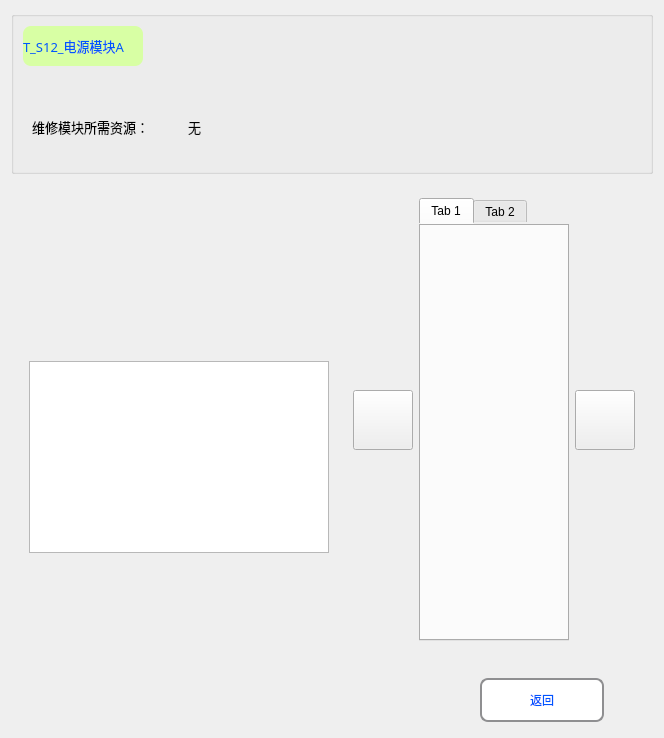
      <widget class="QWidget" name="page_main_diagnosis_result_more_fault_details">
       <property name="styleSheet">
        <string notr="true">QWidget#page_main_diagnosis_result_more_fault_details{
border-image: url(:/new/prefix1/Diagnosis_Image/BG_new.png);}</string>
       </property>
       <layout class="QVBoxLayout" name="verticalLayout_17">
        <item>
         <widget class="QGroupBox" name="groupBox_result_more_fault_details">
          <property name="maximumSize">
           <size>
            <width>16777215</width>
            <height>16777215</height>
           </size>
          </property>
          <property name="title">
           <string/>
          </property>
          <layout class="QGridLayout" name="gridLayout_17">
           <item row="2" column="0" colspan="2">
            <widget class="QWidget" name="widget_result_solve_3" native="true">
             <property name="minimumSize">
              <size>
               <width>0</width>
               <height>70</height>
              </size>
             </property>
             <property name="maximumSize">
              <size>
               <width>16777215</width>
               <height>70</height>
              </size>
             </property>
             <layout class="QHBoxLayout" name="horizontalLayout_51">
              <item>
               <widget class="QLabel" name="label_result_solve_needs_sign">
                <property name="minimumSize">
                 <size>
                  <width>150</width>
                  <height>0</height>
                 </size>
                </property>
                <property name="maximumSize">
                 <size>
                  <width>150</width>
                  <height>16777215</height>
                 </size>
                </property>
                <property name="font">
                 <font>
                  <family>微软雅黑</family>
                  <pointsize>10</pointsize>
                  <weight>50</weight>
                  <bold>false</bold>
                 </font>
                </property>
                <property name="text">
                 <string>维修模块所需资源：</string>
                </property>
               </widget>
              </item>
              <item>
               <widget class="QLabel" name="label_result_solve_needs">
                <property name="minimumSize">
                 <size>
                  <width>70</width>
                  <height>0</height>
                 </size>
                </property>
                <property name="maximumSize">
                 <size>
                  <width>16777215</width>
                  <height>16777215</height>
                 </size>
                </property>
                <property name="font">
                 <font>
                  <family>微软雅黑</family>
                  <pointsize>10</pointsize>
                  <weight>50</weight>
                  <bold>false</bold>
                 </font>
                </property>
                <property name="text">
                 <string>无</string>
                </property>
                <property name="wordWrap">
                 <bool>false</bool>
                </property>
               </widget>
              </item>
              <item>
               <spacer name="horizontalSpacer_97">
                <property name="orientation">
                 <enum>Qt::Horizontal</enum>
                </property>
                <property name="sizeHint" stdset="0">
                 <size>
                  <width>40</width>
                  <height>20</height>
                 </size>
                </property>
               </spacer>
              </item>
             </layout>
            </widget>
           </item>
           <item row="1" column="0" colspan="2">
            <spacer name="horizontalSpacer_170">
             <property name="orientation">
              <enum>Qt::Horizontal</enum>
             </property>
             <property name="sizeHint" stdset="0">
              <size>
               <width>40</width>
               <height>20</height>
              </size>
             </property>
            </spacer>
           </item>
           <item row="0" column="0">
            <widget class="QLabel" name="label_result_more_fault_details">
             <property name="minimumSize">
              <size>
               <width>120</width>
               <height>40</height>
              </size>
             </property>
             <property name="maximumSize">
              <size>
               <width>16777215</width>
               <height>16777215</height>
              </size>
             </property>
             <property name="font">
              <font>
               <family>微软雅黑</family>
               <pointsize>10</pointsize>
               <weight>9</weight>
               <italic>false</italic>
               <bold>false</bold>
              </font>
             </property>
             <property name="styleSheet">
              <string notr="true">QLabel { 
    /*border: 2px solid #8f8f91;*/
    border-radius: 8px; 
    min-width: 120px;
    min-height: 40px;
	background-color: rgb(216, 255, 164);
	color: rgb(0, 85, 255);
	font: 75 10pt &quot;微软雅黑&quot;;
 }</string>
             </property>
             <property name="text">
              <string>T_S12_电源模块A</string>
             </property>
             <property name="wordWrap">
              <bool>false</bool>
             </property>
            </widget>
           </item>
           <item row="0" column="1">
            <spacer name="horizontalSpacer_140">
             <property name="orientation">
              <enum>Qt::Horizontal</enum>
             </property>
             <property name="sizeHint" stdset="0">
              <size>
               <width>40</width>
               <height>20</height>
              </size>
             </property>
            </spacer>
           </item>
          </layout>
         </widget>
        </item>
        <item>
         <widget class="QWidget" name="widget_main_picture_and_test_3" native="true">
          <layout class="QGridLayout" name="gridLayout_18">
           <item row="0" column="1" rowspan="4">
            <widget class="QWidget" name="widget_test_module_image_3" native="true">
             <property name="minimumSize">
              <size>
               <width>300</width>
               <height>300</height>
              </size>
             </property>
             <layout class="QHBoxLayout" name="horizontalLayout_84">
              <item>
               <widget class="QWidget" name="widget_15" native="true">
                <property name="minimumSize">
                 <size>
                  <width>60</width>
                  <height>0</height>
                 </size>
                </property>
                <layout class="QVBoxLayout" name="verticalLayout_41">
                 <property name="leftMargin">
                  <number>0</number>
                 </property>
                 <property name="topMargin">
                  <number>0</number>
                 </property>
                 <property name="rightMargin">
                  <number>0</number>
                 </property>
                 <property name="bottomMargin">
                  <number>0</number>
                 </property>
                 <item>
                  <spacer name="verticalSpacer_11">
                   <property name="orientation">
                    <enum>Qt::Vertical</enum>
                   </property>
                   <property name="sizeHint" stdset="0">
                    <size>
                     <width>20</width>
                     <height>192</height>
                    </size>
                   </property>
                  </spacer>
                 </item>
                 <item>
                  <widget class="QPushButton" name="pushButton_last_more_fault_details_image">
                   <property name="minimumSize">
                    <size>
                     <width>60</width>
                     <height>60</height>
                    </size>
                   </property>
                   <property name="styleSheet">
                    <string notr="true">border-image: url(:/new/prefix1/Diagnosis_Image/left.png);</string>
                   </property>
                   <property name="text">
                    <string/>
                   </property>
                  </widget>
                 </item>
                 <item>
                  <spacer name="verticalSpacer_19">
                   <property name="orientation">
                    <enum>Qt::Vertical</enum>
                   </property>
                   <property name="sizeHint" stdset="0">
                    <size>
                     <width>20</width>
                     <height>191</height>
                    </size>
                   </property>
                  </spacer>
                 </item>
                </layout>
               </widget>
              </item>
              <item>
               <widget class="QTabWidget" name="tabWidget_more_fault_details_image">
                <property name="minimumSize">
                 <size>
                  <width>0</width>
                  <height>0</height>
                 </size>
                </property>
                <property name="maximumSize">
                 <size>
                  <width>16777215</width>
                  <height>16777215</height>
                 </size>
                </property>
                <property name="styleSheet">
                 <string notr="true">border-image: url(:/new/prefix1/Diagnosis_Image/bg_mainview.png);
border:0px; </string>
                </property>
                <property name="currentIndex">
                 <number>0</number>
                </property>
                <widget class="QWidget" name="tab_5">
                 <attribute name="title">
                  <string>Tab 1</string>
                 </attribute>
                </widget>
                <widget class="QWidget" name="tab_6">
                 <attribute name="title">
                  <string>Tab 2</string>
                 </attribute>
                </widget>
               </widget>
              </item>
              <item>
               <widget class="QWidget" name="widget_16" native="true">
                <property name="minimumSize">
                 <size>
                  <width>60</width>
                  <height>0</height>
                 </size>
                </property>
                <layout class="QVBoxLayout" name="verticalLayout_42">
                 <property name="leftMargin">
                  <number>0</number>
                 </property>
                 <property name="topMargin">
                  <number>0</number>
                 </property>
                 <property name="rightMargin">
                  <number>0</number>
                 </property>
                 <property name="bottomMargin">
                  <number>0</number>
                 </property>
                 <item>
                  <spacer name="verticalSpacer_20">
                   <property name="orientation">
                    <enum>Qt::Vertical</enum>
                   </property>
                   <property name="sizeHint" stdset="0">
                    <size>
                     <width>20</width>
                     <height>192</height>
                    </size>
                   </property>
                  </spacer>
                 </item>
                 <item>
                  <widget class="QPushButton" name="pushButton_next_more_fault_details_image">
                   <property name="minimumSize">
                    <size>
                     <width>60</width>
                     <height>60</height>
                    </size>
                   </property>
                   <property name="styleSheet">
                    <string notr="true">border-image: url(:/new/prefix1/Diagnosis_Image/right.png);</string>
                   </property>
                   <property name="text">
                    <string/>
                   </property>
                  </widget>
                 </item>
                 <item>
                  <spacer name="verticalSpacer_24">
                   <property name="orientation">
                    <enum>Qt::Vertical</enum>
                   </property>
                   <property name="sizeHint" stdset="0">
                    <size>
                     <width>20</width>
                     <height>191</height>
                    </size>
                   </property>
                  </spacer>
                 </item>
                </layout>
               </widget>
              </item>
             </layout>
            </widget>
           </item>
           <item row="0" column="0">
            <widget class="QWidget" name="widget_solve_description_2" native="true">
             <property name="minimumSize">
              <size>
               <width>300</width>
               <height>80</height>
              </size>
             </property>
             <property name="maximumSize">
              <size>
               <width>16777215</width>
               <height>16777215</height>
              </size>
             </property>
             <layout class="QGridLayout" name="gridLayout_20">
              <item row="0" column="0">
               <widget class="QLabel" name="label_Remove_replace_Procedures_2">
                <property name="font">
                 <font>
                  <family>微软雅黑</family>
                  <pointsize>10</pointsize>
                 </font>
                </property>
                <property name="styleSheet">
                 <string notr="true"/>
                </property>
                <property name="lineWidth">
                 <number>1</number>
                </property>
                <property name="text">
                 <string/>
                </property>
                <property name="textFormat">
                 <enum>Qt::AutoText</enum>
                </property>
                <property name="alignment">
                 <set>Qt::AlignJustify|Qt::AlignVCenter</set>
                </property>
                <property name="wordWrap">
                 <bool>true</bool>
                </property>
                <property name="margin">
                 <number>0</number>
                </property>
                <property name="indent">
                 <number>-1</number>
                </property>
               </widget>
              </item>
              <item row="1" column="0">
               <spacer name="verticalSpacer_46">
                <property name="orientation">
                 <enum>Qt::Vertical</enum>
                </property>
                <property name="sizeHint" stdset="0">
                 <size>
                  <width>20</width>
                  <height>40</height>
                 </size>
                </property>
               </spacer>
              </item>
              <item row="2" column="0">
               <spacer name="verticalSpacer_48">
                <property name="orientation">
                 <enum>Qt::Vertical</enum>
                </property>
                <property name="sizeHint" stdset="0">
                 <size>
                  <width>20</width>
                  <height>40</height>
                 </size>
                </property>
               </spacer>
              </item>
              <item row="4" column="0">
               <widget class="QTableWidget" name="tableWidget_result_more_fault_details_file">
                <property name="minimumSize">
                 <size>
                  <width>300</width>
                  <height>0</height>
                 </size>
                </property>
                <property name="focusPolicy">
                 <enum>Qt::NoFocus</enum>
                </property>
                <property name="styleSheet">
                 <string notr="true">QTableWidge{
    alternate-background-color: rgb(244, 248, 251);
    selection-background-color: rgb(241, 249, 226);
    selection-color: black;
}
QTableWidget::item:!alternate:!selected{
    background-color: rgb(255, 255, 255);
}</string>
                </property>
               </widget>
              </item>
              <item row="5" column="0">
               <spacer name="verticalSpacer_47">
                <property name="orientation">
                 <enum>Qt::Vertical</enum>
                </property>
                <property name="sizeHint" stdset="0">
                 <size>
                  <width>20</width>
                  <height>40</height>
                 </size>
                </property>
               </spacer>
              </item>
             </layout>
            </widget>
           </item>
          </layout>
         </widget>
        </item>
        <item>
         <widget class="QWidget" name="widget_slolve_button_page_4" native="true">
          <layout class="QHBoxLayout" name="horizontalLayout_52">
           <item>
            <spacer name="horizontalSpacer_298">
             <property name="orientation">
              <enum>Qt::Horizontal</enum>
             </property>
             <property name="sizeHint" stdset="0">
              <size>
               <width>28</width>
               <height>20</height>
              </size>
             </property>
            </spacer>
           </item>
           <item>
            <spacer name="horizontalSpacer_299">
             <property name="orientation">
              <enum>Qt::Horizontal</enum>
             </property>
             <property name="sizeHint" stdset="0">
              <size>
               <width>35</width>
               <height>20</height>
              </size>
             </property>
            </spacer>
           </item>
           <item>
            <spacer name="horizontalSpacer_300">
             <property name="orientation">
              <enum>Qt::Horizontal</enum>
             </property>
             <property name="sizeHint" stdset="0">
              <size>
               <width>17</width>
               <height>20</height>
              </size>
             </property>
            </spacer>
           </item>
           <item>
            <spacer name="horizontalSpacer_301">
             <property name="orientation">
              <enum>Qt::Horizontal</enum>
             </property>
             <property name="sizeHint" stdset="0">
              <size>
               <width>35</width>
               <height>20</height>
              </size>
             </property>
            </spacer>
           </item>
           <item>
            <spacer name="horizontalSpacer_302">
             <property name="orientation">
              <enum>Qt::Horizontal</enum>
             </property>
             <property name="sizeHint" stdset="0">
              <size>
               <width>34</width>
               <height>20</height>
              </size>
             </property>
            </spacer>
           </item>
           <item>
            <spacer name="horizontalSpacer_303">
             <property name="orientation">
              <enum>Qt::Horizontal</enum>
             </property>
             <property name="sizeHint" stdset="0">
              <size>
               <width>35</width>
               <height>20</height>
              </size>
             </property>
            </spacer>
           </item>
           <item>
            <spacer name="horizontalSpacer_304">
             <property name="orientation">
              <enum>Qt::Horizontal</enum>
             </property>
             <property name="sizeHint" stdset="0">
              <size>
               <width>54</width>
               <height>20</height>
              </size>
             </property>
            </spacer>
           </item>
           <item>
            <spacer name="horizontalSpacer_305">
             <property name="orientation">
              <enum>Qt::Horizontal</enum>
             </property>
             <property name="sizeHint" stdset="0">
              <size>
               <width>53</width>
               <height>20</height>
              </size>
             </property>
            </spacer>
           </item>
           <item>
            <spacer name="horizontalSpacer_306">
             <property name="orientation">
              <enum>Qt::Horizontal</enum>
             </property>
             <property name="sizeHint" stdset="0">
              <size>
               <width>44</width>
               <height>20</height>
              </size>
             </property>
            </spacer>
           </item>
           <item>
            <spacer name="horizontalSpacer_307">
             <property name="orientation">
              <enum>Qt::Horizontal</enum>
             </property>
             <property name="sizeHint" stdset="0">
              <size>
               <width>39</width>
               <height>20</height>
              </size>
             </property>
            </spacer>
           </item>
           <item>
            <spacer name="horizontalSpacer_308">
             <property name="orientation">
              <enum>Qt::Horizontal</enum>
             </property>
             <property name="sizeHint" stdset="0">
              <size>
               <width>17</width>
               <height>20</height>
              </size>
             </property>
            </spacer>
           </item>
           <item>
            <spacer name="horizontalSpacer_309">
             <property name="orientation">
              <enum>Qt::Horizontal</enum>
             </property>
             <property name="sizeHint" stdset="0">
              <size>
               <width>34</width>
               <height>20</height>
              </size>
             </property>
            </spacer>
           </item>
           <item>
            <widget class="QToolButton" name="toolButton_more_fault_details_return">
             <property name="minimumSize">
              <size>
               <width>124</width>
               <height>44</height>
              </size>
             </property>
             <property name="maximumSize">
              <size>
               <width>100</width>
               <height>35</height>
              </size>
             </property>
             <property name="styleSheet">
              <string notr="true">QToolButton { 
    border: 2px solid #8f8f91;
    border-radius: 8px; 
    min-width: 120px;
    min-height: 40px;
	background-color: rgb(255, 255, 255);
	color: rgb(0, 85, 255);
	font: 75 12pt &quot;微软雅黑&quot;;
 }
QToolButton:pressed {
    border: 2px solid #8f8f91;
    border-radius: 6px; 
    background-color: rgb(255, 255, 255);
    min-width: 120px;
    min-height: 40px;
	color: rgb(0, 85, 255);
	font: 75 10pt &quot;微软雅黑&quot;;
}</string>
             </property>
             <property name="text">
              <string>返回</string>
             </property>
            </widget>
           </item>
           <item>
            <spacer name="horizontalSpacer_310">
             <property name="orientation">
              <enum>Qt::Horizontal</enum>
             </property>
             <property name="sizeHint" stdset="0">
              <size>
               <width>40</width>
               <height>20</height>
              </size>
             </property>
            </spacer>
           </item>
          </layout>
         </widget>
        </item>
       </layout>
      </widget>
